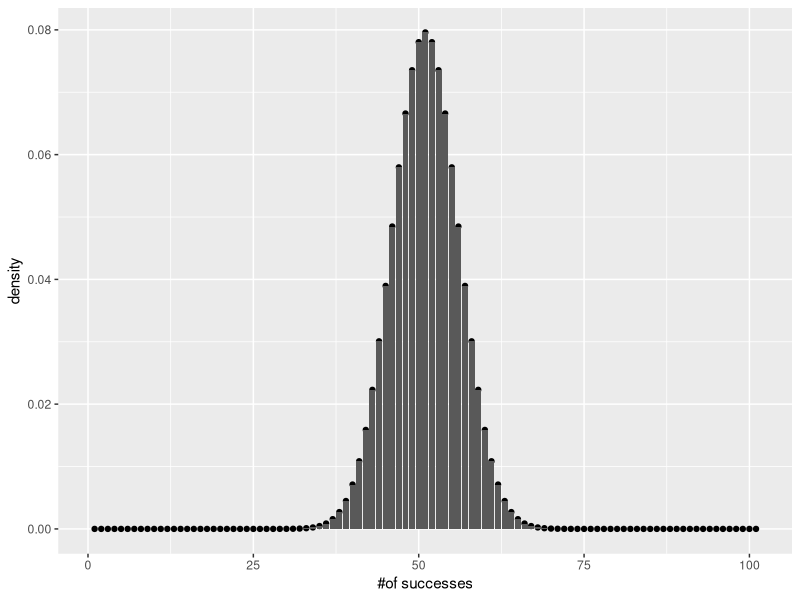
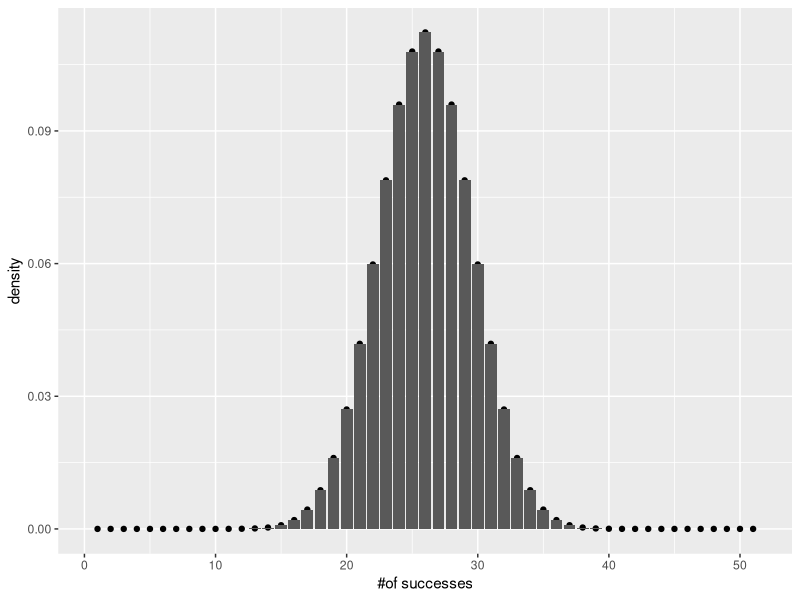

These figures' R source, in order:
## ---- chunk 1
knitr::opts_chunk$set(echo = TRUE)
## ---- chunk 2
binom.test(x=65, n=100, p=0.5, alternative = "greater")
## ---- chunk 3
test_results <- binom.test(x=65, n=100, p=0.5, alternative = "greater")

test_results$p.value

## ---- chunk 4

library(ggplot2)
qplot(y=dbinom(0:100, 100, .5))+
  geom_bar(stat='identity', position="dodge")+
  ylab('density')+
  xlab('#of successes')

sum(dbinom(0:100, 100, .5))

sum(dbinom(65:100, 100, .5))



## ---- chunk 5
binom.test(x=7, n=10, alternative = "greater")

## ---- chunk 6
coin_flips <- data.frame (number_of_heads = 0:10,
                          probability = dbinom(x=0:10, size=10, prob=.5),
                          cumulative=pbinom(0:10, size=10,prob=.5),
                          rev_cumulative = pbinom(-1:9,10,.5, lower.tail = FALSE))

knitr::kable(coin_flips)

## ---- chunk 7
task_designs <- data.frame (number_of_heads = 0:1,
                          probability = dbinom(x=0:1, size=1, prob=.5),
                          cumulative=pbinom(0:1, size=1,prob=.5),
                          rev_cumulative = pbinom(-1:0,1,.5, lower.tail = FALSE))

knitr::kable(task_designs)

## ---- chunk 8
task_designs <- data.frame (number_of_heads = 0:2,
                          probability = dbinom(x=0:2, size=2, prob=.5),
                          cumulative=pbinom(0:2, size=2,prob=.5),
                          rev_cumulative = pbinom(-1:1,1,.5, lower.tail = FALSE))

knitr::kable(task_designs)

## ---- chunk 9
task_designs <- data.frame (number_of_heads = 0:2,
                          probability = dbinom(x=0:2, size=2, prob=.5),
                          cumulative=pbinom(0:2, size=2,prob=.5),
                          rev_cumulative = pbinom(-1:1,1,.5, lower.tail = FALSE))

knitr::kable(task_designs)

## ---- chunk 10
task_designs <- data.frame (number_of_heads = 0:3,
                          probability = dbinom(x=0:3, size=3, prob=.5),
                          cumulative=pbinom(0:3, size=3,prob=.5),
                          rev_cumulative = pbinom(-1:2,3,.5, lower.tail = FALSE))

knitr::kable(task_designs)

## ---- chunk 11
binom.test(x=51, n=100, .5, alternative = "greater")

## ---- chunk 12
binom.test(x=5100, n=10000, .5, alternative = "greater")

## ---- chunk 13

binom_test1 <- binom.test(x=50*0.6, n=50, .5, alternative = "greater")

binom_test1 


p_value <- format(round(binom_test1$p.value, 4), nsmall = 2)
p_value_percent <- format(round(binom_test1$p.value*100, 2), nsmall = 2)

library(ggplot2)
qplot(y=dbinom(0:50, 50, .5))+
  geom_bar(stat='identity', position="dodge")+
  ylab('density')+
  xlab('#of successes')
